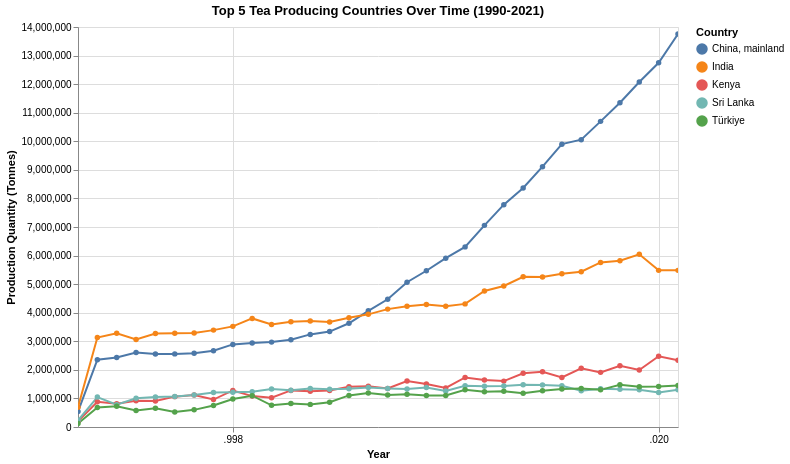

The notebook cell saved with this chart:
### Code cell
# Research question: "What countries have been the leading producers of tea over the period of time?"
# Multi-Line Chart

# Consolidating both Chinas and getting the top 5 producing countries
tea_clean = tea_long[tea_long["Country"] != 'China']
top_countries = tea_clean.groupby('Country')['Quantity'].sum().nlargest(5).index
tea_top = tea_clean[tea_clean['Country'].isin(top_countries)]

# Plotting
line_chart = alt.Chart(tea_top).mark_line(point=True).encode(
    x = alt.X('Year:T', title='Year'),
    y = alt.Y('Quantity:Q', title='Production Quantity (Tonnes)'),
    color='Country:N',
    tooltip=['Country', 'Year', 'Quantity']
).properties(
    width = 600,
    height = 400,
    title='Top 5 Tea Producing Countries Over Time (1990-2021)'
).interactive()

line_chart

### Figure 1 — Vega-Lite specification as saved in the notebook (floating-point values rounded to 4 significant figures; data arrays with more than 128 entries replaced by an {"elided": "..."} marker saying what was removed)
{"config": {"view": {"continuousWidth": 300, "continuousHeight": 300}}, "data": {"name": "data-e46d8ca00964a61cb1ec6a0ce726bc6b"}, "mark": {"type": "line", "point": true}, "encoding": {"color": {"field": "Country", "type": "nominal"}, "tooltip": [{"field": "Country", "type": "nominal"}, {"field": "Year", "type": "quantitative"}, {"field": "Quantity", "type": "quantitative"}], "x": {"field": "Year", "title": "Year", "type": "temporal"}, "y": {"field": "Quantity", "title": "Production Quantity (Tonnes)", "type": "quantitative"}}, "height": 400, "params": [{"name": "param_98", "select": {"type": "interval", "encodings": ["x", "y"]}, "bind": "scales"}], "title": "Top 5 Tea Producing Countries Over Time (1990-2021)", "width": 600, "$schema": "https://vega.github.io/schema/vega-lite/v5.20.1.json", "datasets": {"data-e46d8ca00964a61cb1ec6a0ce726bc6b": {"elided": "160 records"}}}
